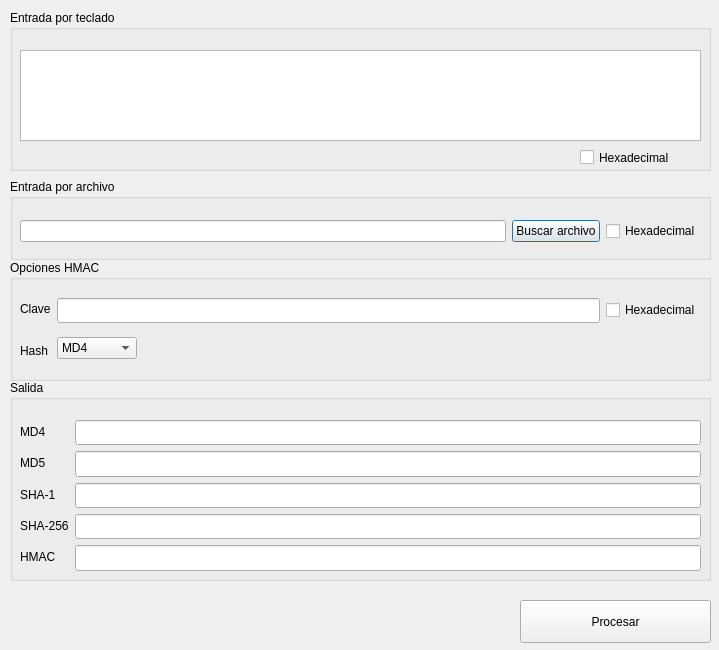
<?xml version="1.0" encoding="UTF-8"?>
<ui version="4.0">
 <class>Dialog</class>
 <widget class="QDialog" name="Dialog">
  <property name="geometry">
   <rect>
    <x>0</x>
    <y>0</y>
    <width>719</width>
    <height>650</height>
   </rect>
  </property>
  <property name="windowTitle">
   <string>Funciones hash</string>
  </property>
  <widget class="QGroupBox" name="outputBox">
   <property name="geometry">
    <rect>
     <x>10</x>
     <y>380</y>
     <width>701</width>
     <height>201</height>
    </rect>
   </property>
   <property name="title">
    <string>Salida</string>
   </property>
   <widget class="QWidget" name="formLayoutWidget">
    <property name="geometry">
     <rect>
      <x>10</x>
      <y>40</y>
      <width>681</width>
      <height>151</height>
     </rect>
    </property>
    <layout class="QFormLayout" name="formLayout">
     <item row="0" column="0">
      <widget class="QLabel" name="md4Label">
       <property name="text">
        <string>MD4</string>
       </property>
      </widget>
     </item>
     <item row="0" column="1">
      <widget class="QLineEdit" name="md4Output">
       <property name="font">
        <font>
         <family>Monospace</family>
         <pointsize>11</pointsize>
        </font>
       </property>
       <property name="readOnly">
        <bool>true</bool>
       </property>
      </widget>
     </item>
     <item row="1" column="0">
      <widget class="QLabel" name="md5Label">
       <property name="text">
        <string>MD5</string>
       </property>
      </widget>
     </item>
     <item row="1" column="1">
      <widget class="QLineEdit" name="md5Output">
       <property name="font">
        <font>
         <family>Monospace</family>
         <pointsize>11</pointsize>
        </font>
       </property>
       <property name="readOnly">
        <bool>true</bool>
       </property>
      </widget>
     </item>
     <item row="2" column="0">
      <widget class="QLabel" name="sha1Label">
       <property name="text">
        <string>SHA-1</string>
       </property>
      </widget>
     </item>
     <item row="2" column="1">
      <widget class="QLineEdit" name="sha1Output">
       <property name="font">
        <font>
         <family>Monospace</family>
         <pointsize>11</pointsize>
        </font>
       </property>
       <property name="readOnly">
        <bool>true</bool>
       </property>
      </widget>
     </item>
     <item row="3" column="0">
      <widget class="QLabel" name="sha256Label">
       <property name="text">
        <string>SHA-256</string>
       </property>
      </widget>
     </item>
     <item row="3" column="1">
      <widget class="QLineEdit" name="sha256Output">
       <property name="font">
        <font>
         <family>Monospace</family>
         <pointsize>11</pointsize>
        </font>
       </property>
       <property name="readOnly">
        <bool>true</bool>
       </property>
      </widget>
     </item>
     <item row="4" column="0">
      <widget class="QLabel" name="hmacLabel">
       <property name="text">
        <string>HMAC</string>
       </property>
      </widget>
     </item>
     <item row="4" column="1">
      <widget class="QLineEdit" name="hmacOutput">
       <property name="font">
        <font>
         <family>Monospace</family>
         <pointsize>11</pointsize>
        </font>
       </property>
       <property name="readOnly">
        <bool>true</bool>
       </property>
      </widget>
     </item>
    </layout>
   </widget>
  </widget>
  <widget class="QToolButton" name="processInputButton">
   <property name="geometry">
    <rect>
     <x>520</x>
     <y>600</y>
     <width>191</width>
     <height>43</height>
    </rect>
   </property>
   <property name="text">
    <string>Procesar</string>
   </property>
  </widget>
  <widget class="QLabel" name="infoLabel">
   <property name="geometry">
    <rect>
     <x>20</x>
     <y>600</y>
     <width>421</width>
     <height>31</height>
    </rect>
   </property>
   <property name="text">
    <string/>
   </property>
  </widget>
  <widget class="QGroupBox" name="keyboardBox">
   <property name="geometry">
    <rect>
     <x>10</x>
     <y>10</y>
     <width>701</width>
     <height>161</height>
    </rect>
   </property>
   <property name="title">
    <string>Entrada por teclado</string>
   </property>
   <widget class="QCheckBox" name="hexKeyboardCheckBox">
    <property name="geometry">
     <rect>
      <x>570</x>
      <y>130</y>
      <width>123</width>
      <height>35</height>
     </rect>
    </property>
    <property name="text">
     <string>Hexadecimal</string>
    </property>
   </widget>
   <widget class="QPlainTextEdit" name="keyboardInputText">
    <property name="geometry">
     <rect>
      <x>10</x>
      <y>40</y>
      <width>681</width>
      <height>91</height>
     </rect>
    </property>
    <property name="font">
     <font>
      <family>Sans Serif</family>
     </font>
    </property>
   </widget>
  </widget>
  <widget class="QGroupBox" name="fileBox">
   <property name="geometry">
    <rect>
     <x>10</x>
     <y>179</y>
     <width>701</width>
     <height>81</height>
    </rect>
   </property>
   <property name="title">
    <string>Entrada por archivo</string>
   </property>
   <widget class="QWidget" name="horizontalLayoutWidget">
    <property name="geometry">
     <rect>
      <x>10</x>
      <y>30</y>
      <width>681</width>
      <height>45</height>
     </rect>
    </property>
    <layout class="QHBoxLayout" name="fileLayout">
     <item>
      <widget class="QLineEdit" name="filenameLine">
       <property name="clearButtonEnabled">
        <bool>true</bool>
       </property>
      </widget>
     </item>
     <item>
      <widget class="QPushButton" name="browseFileButton">
       <property name="text">
        <string>Buscar archivo</string>
       </property>
      </widget>
     </item>
     <item>
      <widget class="QCheckBox" name="hexFileCheckBox">
       <property name="text">
        <string>Hexadecimal</string>
       </property>
      </widget>
     </item>
    </layout>
   </widget>
  </widget>
  <widget class="QGroupBox" name="hmacBox">
   <property name="geometry">
    <rect>
     <x>10</x>
     <y>260</y>
     <width>701</width>
     <height>121</height>
    </rect>
   </property>
   <property name="title">
    <string>Opciones HMAC</string>
   </property>
   <widget class="QWidget" name="horizontalLayoutWidget_2">
    <property name="geometry">
     <rect>
      <x>10</x>
      <y>30</y>
      <width>681</width>
      <height>79</height>
     </rect>
    </property>
    <layout class="QHBoxLayout" name="horizontalLayout">
     <item>
      <layout class="QVBoxLayout" name="hmacLabels">
       <item>
        <widget class="QLabel" name="claveLabel">
         <property name="text">
          <string>Clave</string>
         </property>
        </widget>
       </item>
       <item>
        <widget class="QLabel" name="hashLabel">
         <property name="text">
          <string>Hash</string>
         </property>
        </widget>
       </item>
      </layout>
     </item>
     <item>
      <layout class="QVBoxLayout" name="hmacFields">
       <item>
        <layout class="QHBoxLayout" name="keyLayout">
         <item>
          <widget class="QLineEdit" name="keyLine">
           <property name="font">
            <font>
             <family>Sans Serif</family>
            </font>
           </property>
          </widget>
         </item>
         <item>
          <widget class="QCheckBox" name="hexKeyCheckbox">
           <property name="text">
            <string>Hexadecimal</string>
           </property>
          </widget>
         </item>
        </layout>
       </item>
       <item>
        <layout class="QHBoxLayout" name="horizontalLayout_2">
         <item>
          <widget class="QComboBox" name="hashComboBox">
           <item>
            <property name="text">
             <string>MD4</string>
            </property>
           </item>
           <item>
            <property name="text">
             <string>MD5</string>
            </property>
           </item>
           <item>
            <property name="text">
             <string>SHA-1</string>
            </property>
           </item>
           <item>
            <property name="text">
             <string>SHA-256</string>
            </property>
           </item>
          </widget>
         </item>
         <item>
          <spacer name="horizontalSpacer">
           <property name="orientation">
            <enum>Qt::Horizontal</enum>
           </property>
           <property name="sizeHint" stdset="0">
            <size>
             <width>40</width>
             <height>20</height>
            </size>
           </property>
          </spacer>
         </item>
        </layout>
       </item>
      </layout>
     </item>
    </layout>
   </widget>
  </widget>
  <zorder>hmacBox</zorder>
  <zorder>outputBox</zorder>
  <zorder>processInputButton</zorder>
  <zorder>infoLabel</zorder>
  <zorder>keyboardBox</zorder>
  <zorder>fileBox</zorder>
 </widget>
 <resources/>
 <connections/>
</ui>
